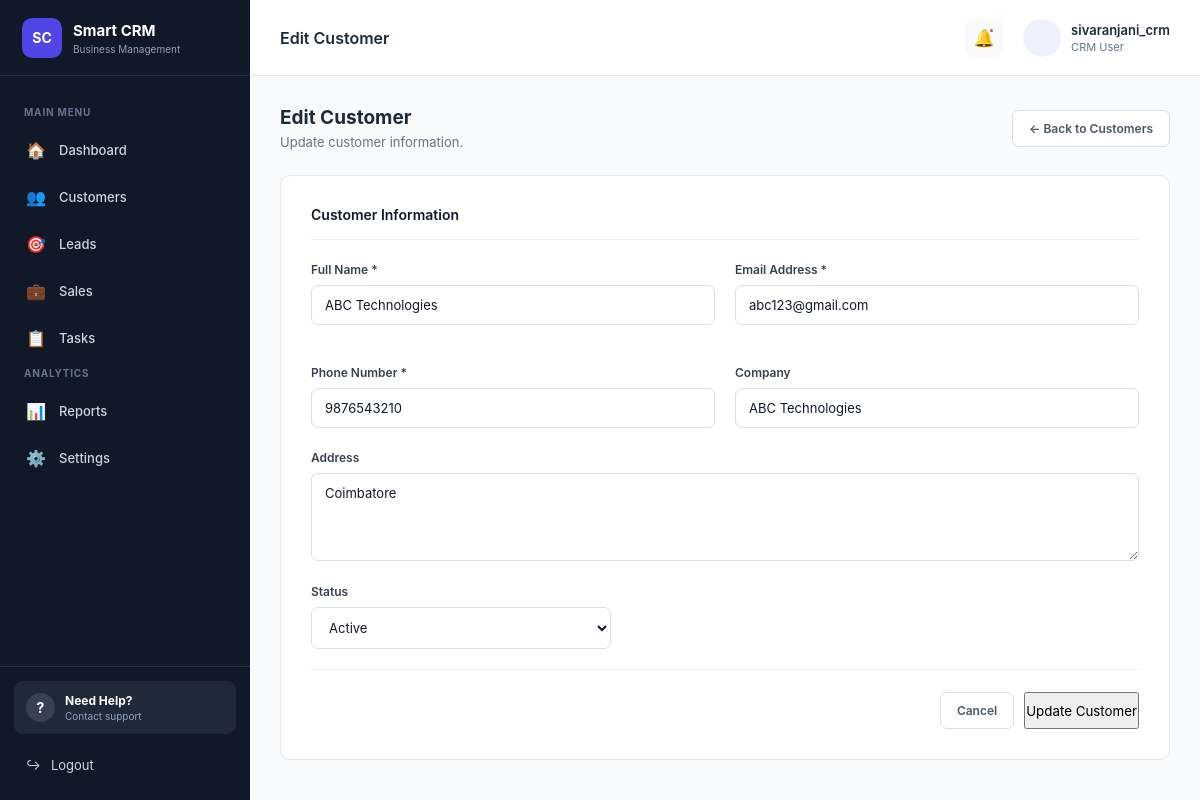
Page /customers/edit/1/ (signed in) on the committed database.
### customers/models.py (models this page shows, shortened)
class Customer(models.Model):
    STATUS_CHOICES = [
        ('Active', 'Active'),
        ('Inactive', 'Inactive'),
        ('Pending', 'Pending'),
    ]
    name = models.CharField(max_length=100)
    email = models.EmailField(unique=True)
    phone = models.CharField(max_length=15)
    company = models.CharField(max_length=150, blank=True)
    address = models.TextField(blank=True)
    status = models.CharField(
        max_length=20,
        choices=STATUS_CHOICES,
        default='Active'
    )
    created_at = models.DateTimeField(
        auto_now_add=True
    )
    updated_at = models.DateTimeField(
        auto_now=True
    )

### customers/views.py (the view, shortened to what this page needs)
def edit_customer(request, id):
    if not request.user.is_authenticated:
        return redirect("login")
    customer = get_object_or_404(
        Customer,
        id=id
    )
    return render(
        request,
        "customer_form.html",
        {
            "customer": customer
        }
    )

### templates/customer_form.html (shortened to what this page needs)
{% extends 'base.html' %}
{% block page_title %}
{% if customer %}Edit Customer{% else %}Add Customer{% endif %}
{% endblock %}
{% block content %}
<div class="form-page">
    <div class="form-page-header">
        <div>
            <h3>
                {% if customer %}
                    Edit Customer
                {% else %}
                    Add New Customer
                {% endif %}
            </h3>
            <p>
                {% if customer %}
                    Update customer information.
                {% else %}
                    Enter customer details to add them to your CRM.
                {% endif %}
            </p>
        </div>
        <a href="{% url 'customers' %}" class="secondary-btn">
            ← Back to Customers
        </a>
    </div>
    <div class="form-panel">
        <form method="POST">
            <div class="section-title">
                Customer Information
            </div>
            <div class="form-grid">
                <div class="input-group">
                    <label>
                        Full Name *
                    </label>
                    <input
                        type="text"
                        name="name"
                        value="{{ customer.name|default:'' }}"
                        placeholder="Enter customer name"
                        required
                    >
                </div>
                <div class="input-group">
                    <label>
                        Email Address *
                    </label>
                    <input
                        type="email"
                        name="email"
                        value="{{ customer.email|default:'' }}"
                        placeholder="customer@example.com"
                        required
                    >
                </div>
                <div class="input-group">
                    <label>
                        Phone Number *
                    </label>
                    <input
                        type="text"
                        name="phone"
                        value="{{ customer.phone|default:'' }}"
                        placeholder="Enter phone number"
                        required
                    >
                </div>
                <div class="input-group">
                    <label>
                        Company
                    </label>
                    <input
                        type="text"
                        name="company"
                        value="{{ customer.company|default:'' }}"
                        placeholder="Enter company name"
                    >
                </div>
            </div>
            <div class="input-group full-width">
                <label>
                    Address
                </label>
                <textarea
                    name="address"
                    rows="4"
                    placeholder="Enter customer address"
                >{{ customer.address|default:'' }}</textarea>
            </div>
            <div class="input-group status-field">
                <label>
                    Status
                </label>
                <select name="status">
                    <option
                        value="Active"
                        {% if customer.status == "Active" %}selected{% endif %}
                    >
                        Active
                    </option>
                </select>
            </div>
            <div class="form-footer">
                <a
                    href="{% url 'customers' %}"
                    class="secondary-btn"
                >
                    Cancel
                </a>
                <button
                    type="submit"
                    class="primary-btn"
                >
                    {% if customer %}
                        Update Customer
                    {% else %}
                        Save Customer
                    {% endif %}
                </button>
            </div>
        </form>
    </div>
</div>
{% endblock %}

### templates/base.html (shortened to what this page needs)
{% load static %}
<!DOCTYPE html>
<html lang="en">
<head>
    <link
        rel="stylesheet"
        href="{% static 'css/style.css' %}"
    >
</head>
<body>
<div class="app-container">
    <aside class="sidebar">
        <div class="brand">
            <div class="brand-logo">
                SC
            </div>
            <div class="brand-info">
                <strong>
                    Smart CRM
                </strong>
                <span>
                    Business Management
                </span>
            </div>
        </div>
        <nav class="sidebar-nav">
            <div class="nav-section-title">
                MAIN MENU
            </div>
            <a
                href="{% url 'dashboard' %}"
                class="nav-item"
            >
                <span class="nav-icon">
                    🏠
                </span>
                <span>
                    Dashboard
                </span>
            </a>
            <a
                href="{% url 'customers' %}"
                class="nav-item"
            >
                <span class="nav-icon">
                    👥
                </span>
                <span>
                    Customers
                </span>
            </a>
            <a
                href="{% url 'leads' %}"
                class="nav-item"
            >
                <span class="nav-icon">
                    🎯
                </span>
                <span>
                    Leads
                </span>
            </a>
            <a
                href="{% url 'sales' %}"
                class="nav-item"
            >
                <span class="nav-icon">
                    💼
                </span>
                <span>
                    Sales
                </span>
            </a>
            <a
                href="{% url 'tasks' %}"
                class="nav-item"
            >
                <span class="nav-icon">
                    📋
                </span>
                <span>
                    Tasks
                </span>
            </a>
            <div class="nav-section-title">
                ANALYTICS
            </div>
            <a
                href="{% url 'reports' %}"
                class="nav-item"
            >
                <span class="nav-icon">
                    📊
                </span>
                <span>
                    Reports
                </span>
            </a>
            <a
                href="{% url 'profile' %}"
                class="nav-item"
            >
                <span class="nav-icon">
                    ⚙️
                </span>
                <span>
                    Settings
                </span>
            </a>
        </nav>
        <div class="sidebar-bottom">
            <div class="help-box">
                <div class="help-icon">
                    ?
                </div>
                <div class="help-content">
                    <strong>
                        Need Help?
                    </strong>
                    <small>
                        Contact support
                    </small>
                </div>
            </div>
            <a
                href="{% url 'logout' %}"
                class="logout-link"
            >
                <span>
                    ↪
                </span>
                <span>
                    Logout
                </span>
            </a>
        </div>
    </aside>
    <main class="main-content">
        <header class="topbar">
            <div class="topbar-left">
                <h3>
                    {% block page_title %}{% endblock %}
                </h3>
            </div>
            <div class="topbar-right">
                <button
                    type="button"
                    class="notification-btn"
                    title="Notifications"
                >
                    🔔
                    <span class="notification-dot"></span>
                </button>
                <div class="user-profile">
                    <div class="user-avatar">
                    </div>
                    <div class="user-info">
                        {% if user.is_authenticated %}
                            <strong>
                                {{ user.username }}
                            </strong>
                            <span>
                                CRM User
                            </span>
                        {% endif %}
                    </div>
                </div>
            </div>
        </header>
        <section class="page-content">
            {% block content %}
            {% endblock %}
        </section>
    </main>
</div>
</body>
</html>

### static/css/style.css (style rules this page uses)
* { margin: 0; padding: 0; box-sizing: border-box; }
html { scroll-behavior: smooth; }
body { font-family: "Inter", Arial, sans-serif; background: #f8fafc; color: #1e293b; font-size: 14px; }
a { text-decoration: none; color: inherit; }
button, input, select, textarea { font-family: inherit; }
button { cursor: pointer; }
.app-container { display: flex; min-height: 100vh; }
.sidebar { width: 250px; min-height: 100vh; background: #111827; color: #ffffff; display: flex; flex-direction: column; position: fixed; left: 0; top: 0; bottom: 0; z-index: 100; }
.brand { height: 76px; display: flex; align-items: center; padding: 0 22px; border-bottom: 1px solid #273244; }
.brand-logo { width: 40px; height: 40px; background: #4f46e5; border-radius: 10px; display: flex; align-items: center; justify-content: center; font-size: 14px; font-weight: 700; margin-right: 11px; }
.brand-info { display: flex; flex-direction: column; }
.brand-info strong { font-size: 15px; font-weight: 700; }
.brand-info span { margin-top: 3px; color: #94a3b8; font-size: 10px; }
.sidebar-nav { flex: 1; padding: 22px 13px; overflow-y: auto; }
.nav-section-title { color: #64748b; font-size: 10px; font-weight: 700; letter-spacing: 0.08em; padding: 0 11px; margin: 8px 0 10px; }
.nav-item { display: flex; align-items: center; gap: 12px; height: 43px; padding: 0 12px; margin-bottom: 4px; border-radius: 8px; color: #cbd5e1; font-size: 13px; font-weight: 500; transition: 0.2s ease; }
.nav-icon { width: 22px; display: flex; justify-content: center; font-size: 16px; }
.sidebar-bottom { padding: 14px; border-top: 1px solid #273244; }
.help-box { display: flex; align-items: center; gap: 10px; padding: 12px; margin-bottom: 10px; background: #1f2937; border-radius: 9px; }
.help-icon { width: 29px; height: 29px; border-radius: 50%; background: #374151; display: flex; align-items: center; justify-content: center; font-weight: 700; }
.help-content { display: flex; flex-direction: column; }
.help-content strong { font-size: 12px; }
.help-content small { color: #94a3b8; font-size: 10px; margin-top: 2px; }
.logout-link { height: 42px; display: flex; align-items: center; gap: 10px; padding: 0 12px; color: #cbd5e1; border-radius: 8px; font-size: 13px; }
.main-content { width: calc(100% - 250px); margin-left: 250px; min-height: 100vh; }
.topbar { height: 76px; background: #ffffff; border-bottom: 1px solid #e2e8f0; display: flex; align-items: center; justify-content: space-between; padding: 0 30px; position: sticky; top: 0; z-index: 50; }
.topbar-left h3 { font-size: 16px; font-weight: 600; }
.topbar-right { display: flex; align-items: center; gap: 20px; }
.notification-btn { width: 38px; height: 38px; border: none; background: #f8fafc; border-radius: 8px; position: relative; font-size: 17px; }
.notification-dot { width: 7px; height: 7px; border-radius: 50%; background: #ef4444; position: absolute; top: 8px; right: 8px; border: 2px solid #ffffff; }
.user-profile { display: flex; align-items: center; gap: 10px; }
.user-avatar { width: 38px; height: 38px; border-radius: 50%; background: #eef2ff; color: #4f46e5; display: flex; align-items: center; justify-content: center; font-weight: 700; text-transform: uppercase; }
.user-info { display: flex; flex-direction: column; }
.user-info strong { font-size: 13px; font-weight: 600; }
.user-info span { color: #64748b; font-size: 11px; margin-top: 2px; }
.page-content { padding: 30px; }
.form-grid { display: grid; grid-template-columns: repeat(2, minmax(0, 1fr)); gap: 20px; }

### rows in the picture
Customer: name "ABC Technologies", email "abc123@gmail.com", phone "9876543210", company "ABC Technologies", address "Coimbatore", status "Active"

### other values in the picture
{{ user.username }} "sivaranjani_crm"
